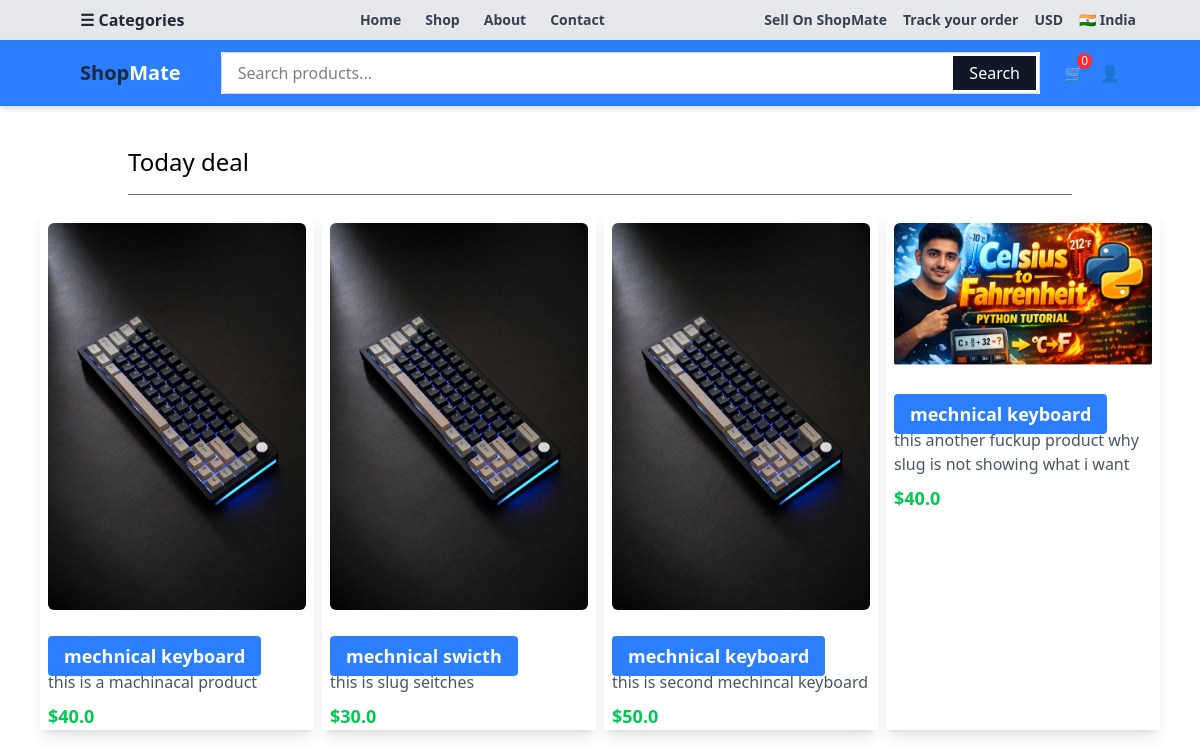
The page / on the database its author committed.
### myapp/models.py (models this page shows, shortened)
class Products(models.Model):
    def get_absolute_url(self):
        return reverse('detail',args=[self.slug])
    name = models.CharField(max_length=100)
    price = models.FloatField()
    description = models.TextField()
    image = models.ImageField(upload_to='images/')
    slug = models.SlugField(unique=True,blank=True)
    stock = models.IntegerField()
    active = models.BooleanField()

### myapp/views.py (the view)
# urls.py: path('',views.index,name='index'),
def index(request):
    products = Products.objects.all()
    return render(request,'myapp/index.html',{"products":products})

### cart/cart.py (called while the page is built)
    def __len__(self):
        return sum(int(item['qty']) for item in self.cart.values())

### cart/context_processor.py (called while the page is built)
def cart(request):
    return {'cart':Cart(request)}

### myapp/templates/myapp/index.html
{% extends 'myapp/base.html' %}
{% block body %}
<div>
    <h1 class="text-2xl px-32 pt-10" >Today deal</h1>
    <div class="px-32">
        <hr class="border-t border-gray-500 my-4"/>
    </div>
    <div class="grid grid-cols-4 px-10 gap-2">
        {% for product in products %}
        <div class="ronded-lg shadow-lg px-2 pt-3">
            <img class="rounded-md mb-8 mx-auto" src="{{ product.image.url }}" alt="{{ product.name }}">
            <a class="text-lg font-semibold bg-blue-500 text-white py-2 px-4 rounded" href="{{ product.get_absolute_url }}">{{ product.name }}</a>
            <p class="text-gray-600">{{ product.description }}</p>
            <p class="text-green-500 font-bold mt-2 text-lg">${{ product.price }}</p>
        </div>
        {% endfor %}
    </div>
</div>
{% endblock %}

### myapp/templates/myapp/base.html (shortened to what this page needs)
<!doctype html>
<html lang="en">
  <head>
    <script src="https://cdn.jsdelivr.net/npm/@tailwindcss/browser@4"></script>
  </head>
  <body>
    <nav
      class="bg-gray-200 shadow-md px-4 py-2 px-16 flex items-center justify-between"
    >
      <div class="flex items-center space-x-2">
        <span class="text-md font-semibold text-gray-800 px-4"
          >☰ Categories</span
        >
      </div>
      <div class="hidden md:flex space-x-6 font-bold text-sm">
        <a href="#" class="text-gray-700 hover:text-blue-600">Home</a>
        <a href="#" class="text-gray-700 hover:text-blue-600">Shop</a>
        <a href="#" class="text-gray-700 hover:text-blue-600">About</a>
        <a href="#" class="text-gray-700 hover:text-blue-600">Contact</a>
      </div>
      <div class="flex items-center space-x-4 font-bold text-sm">
        <a href="#" class="text-gray-700 hover:text-blue-600"
          >Sell On ShopMate</a
        >
        <a href="#" class="text-gray-700 hover:text-blue-600"
          >Track your order</a
        >
        <a href="#" class="text-gray-700 hover:text-blue-600">USD</a>
        <a href="#" class="text-gray-700 hover:text-blue-600">🇮🇳 India</a>
      </div>
    </nav>
    <nav
      class="bg-blue-500 shadow-md px-4 py-3 px-16 flex items-center justify-between"
    >
      <div class="flex items-center space-x-2">
        <span class="text-xl font-semibold text-gray-800 px-4"
          >Shop<span class="text-white">Mate</span>
        </span>
      </div>
      <div class="lg:block flex-grow mx-6 bg-white">
        <form class="relative w-full">
          <input
            type="text"
            name="item_name"
            placeholder="Search products..."
            class="w-full px-4 py-2 pr-20 rounded-md border border-gray-300 focus:outline-none focus:ring-2 focus:ring-blue-400"
          />
          <button
            type="submit"
            class="absolute right-1 top-1 bottom-1 px-4 bg-gray-900 text-white hover:bg-gray-700"
          >
            Search
          </button>
        </form>
      </div>
      <div class="flex items-center space-x-4">
        <a href="" class="relative">
          🛒
          <span
            id="cart-qty"
            class="absolute -top-2 -right-2 text-xs bg-red-500 text-white rounded-full px-1"
          >{% with qty_amount=cart|length %}
            {% if qty_amount > 0 %}
              {{ qty_amount }}
            {% else %}
              0
            {% endif %}
          {% endwith %}
          </span>
        </a>
        <a href="#" class="text-gray-600 hover:text-blue-600">👤</a>
      </div>
    </nav>
    {% block body %}{% endblock %}
  </body>
</html>

### rows shown on the page
Products: image (picture), name "mechnical keyboard", description "this is a machinacal product", price "40.0"
Products: image (picture), name "mechnical swicth", description "this is slug seitches", price "30.0"
Products: image (picture), name "mechnical keyboard", description "this is second mechincal keyboard", price "50.0"
Products: image (picture), name "mechnical keyboard", description "this another fuckup product why slug is not showing what i want", price "40.0"
